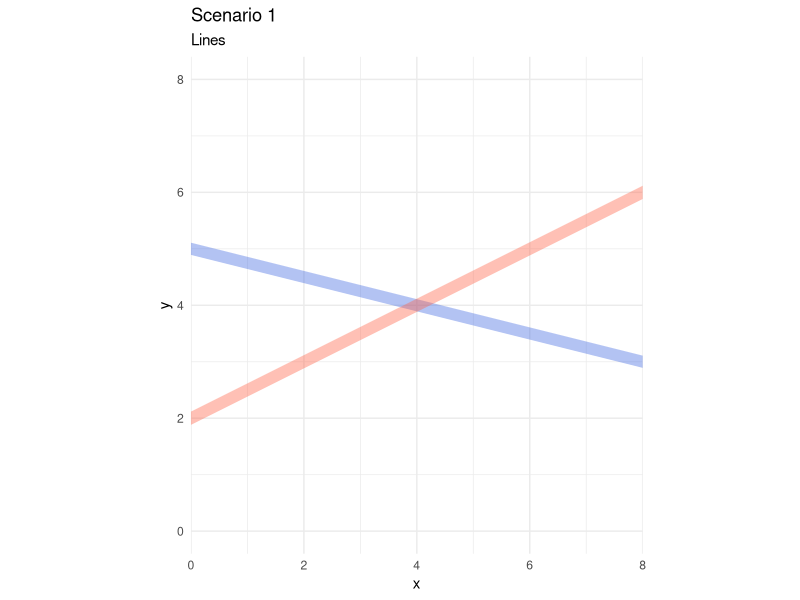
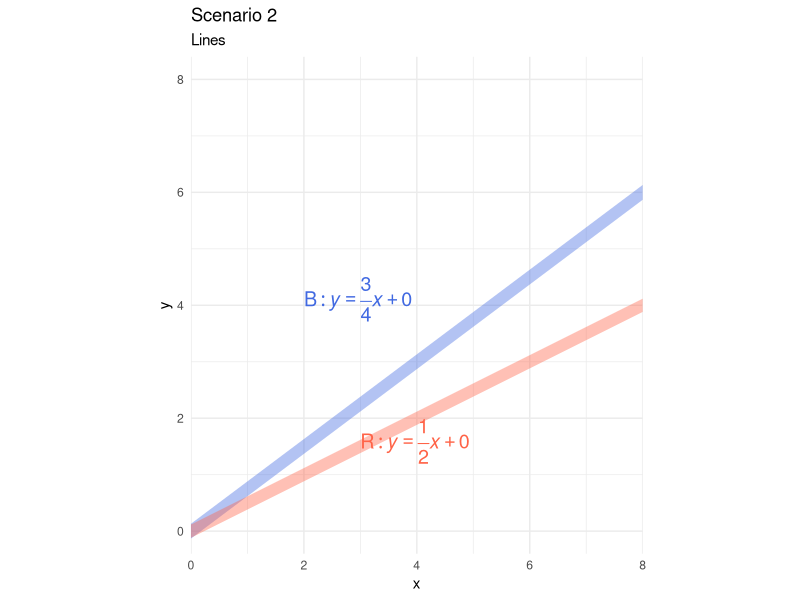
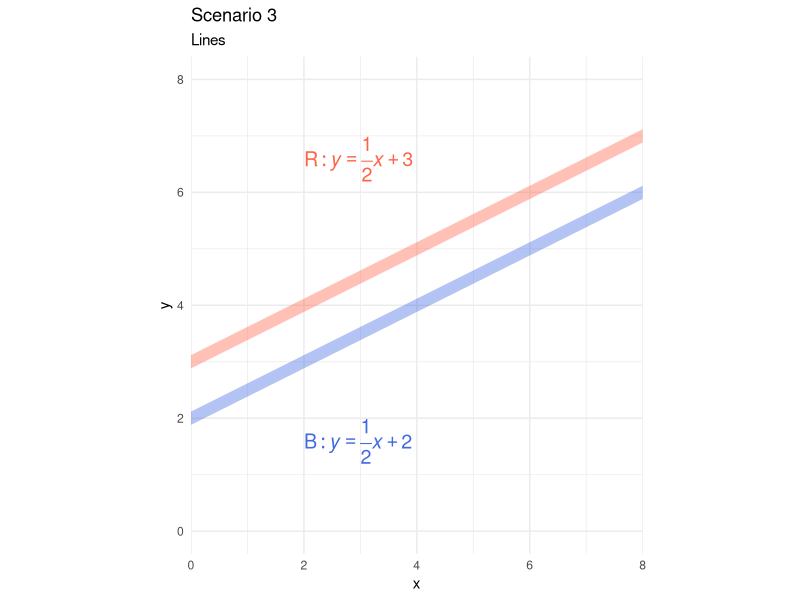
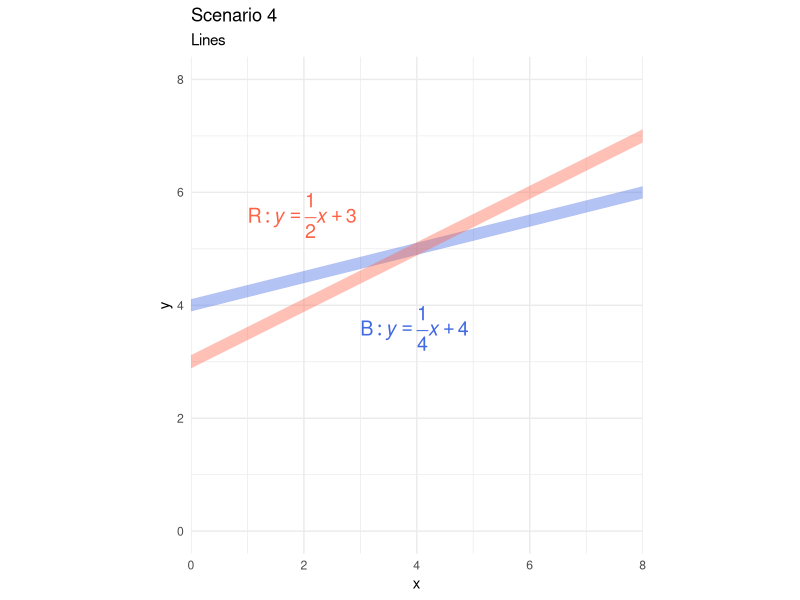
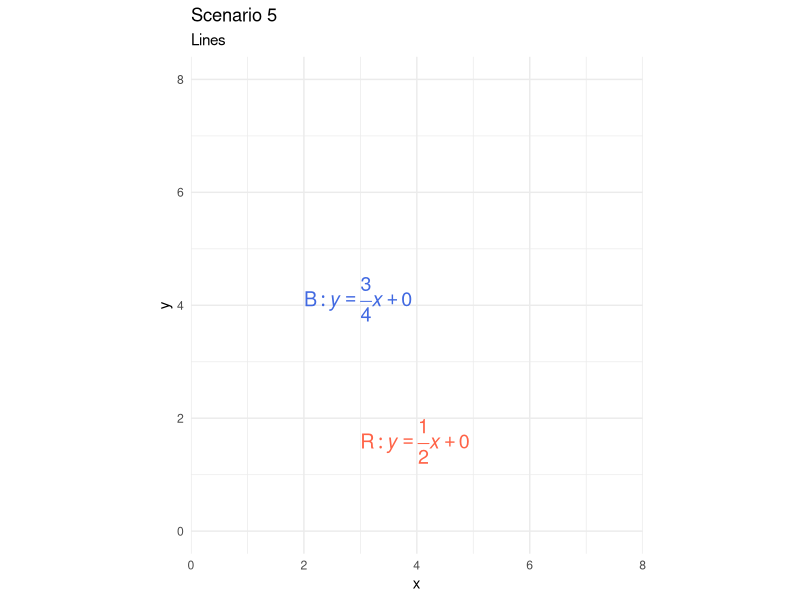
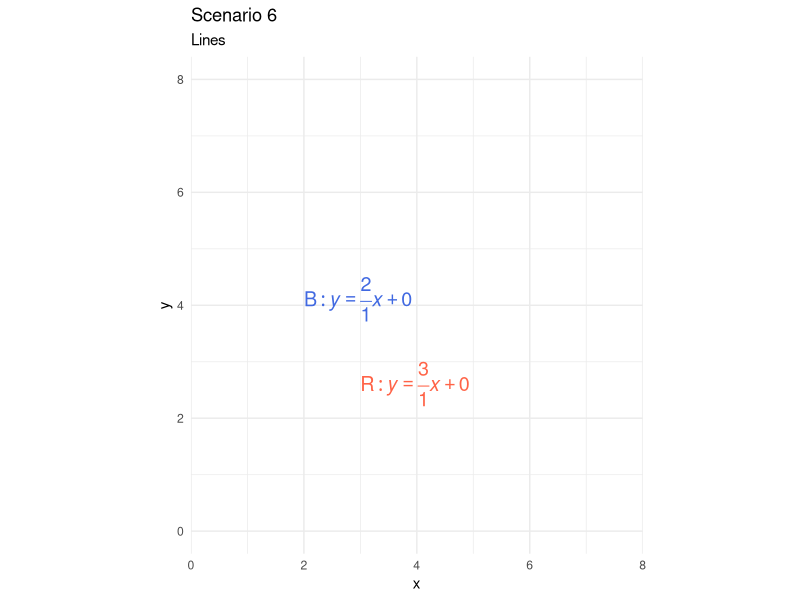
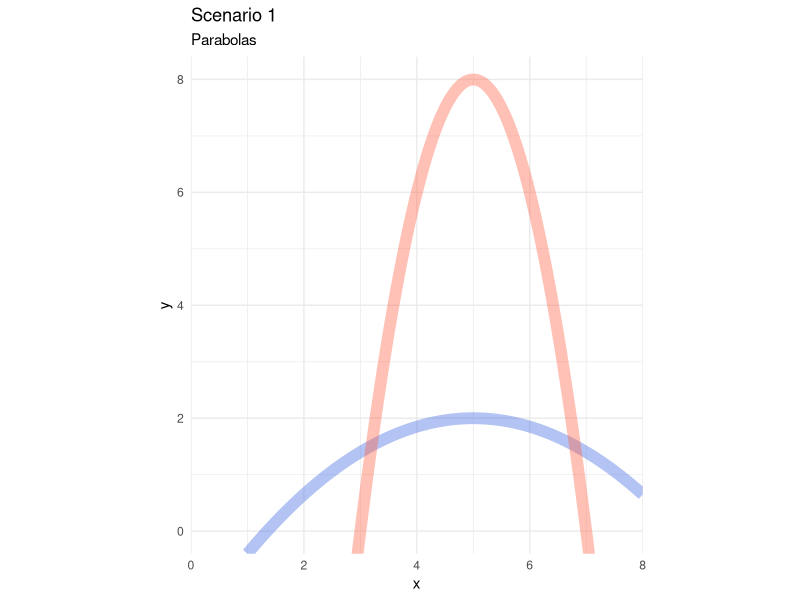
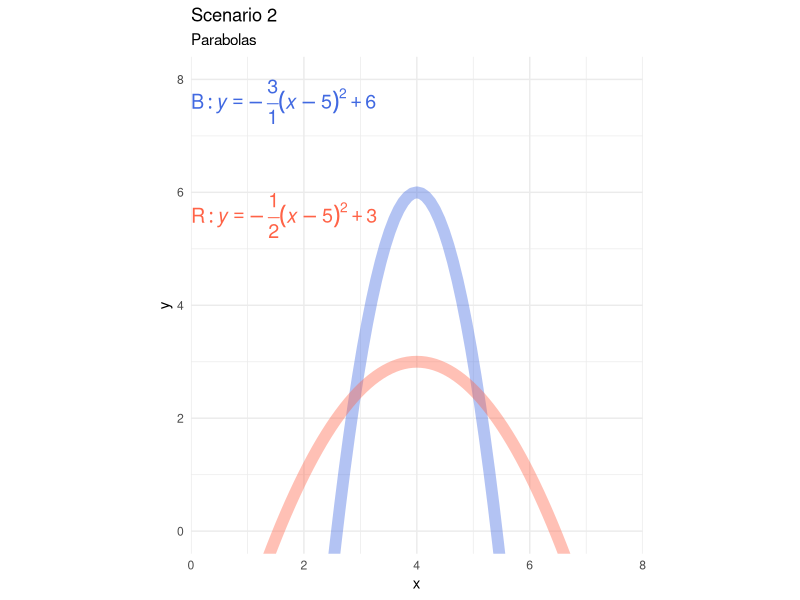

Recreate these plots in R, in order.
## ---- chunk 1
#| echo: false
library(ggplot2)
d       <- tibble::tibble(x = 1:8, y = (1:8)/8)
color_a <- "royalblue"
color_b <- "tomato"
color_a_light <- scales::alpha(color_a, .4)
color_b_light <- scales::alpha(color_b, .4)
line_width    <- 4
## ---- chunk 2
#| echo: false
#| layout-ncol: 2
ggplot(d, aes(x = x, y = y)) +
  geom_line(color = "transparent") +
  geom_abline(slope = -.25, intercept = 5, color = color_a_light, linewidth = line_width) +
  geom_abline(slope = .50, intercept = 2, color = color_b_light, linewidth = line_width) +
  # annotate(
  #   "text", 
  #   label="B: italic(y) == over(3, 4)*italic(x) + 0", 
  #   x = 2, y = 4.5, 
  #   parse=T, size=5, hjust=0, vjust=1, color=color_a
  # ) +
  # annotate(
  #   "text", 
  #   label="R: italic(y) == over(1, 2)*italic(x) + 0", 
  #   x = 6, y = 3, 
  #   parse=T, size=5, hjust=0, vjust=1, color=color_b
  # ) +
  scale_x_continuous(expand = expansion(add = 0)) +
  coord_fixed(xlim = c(0, 8), ylim = c(0, 8)) +
  theme_minimal() +
  labs(
    title    = "Scenario 1", 
    subtitle = "Lines", 
    y        = "y"
  )

ggplot(d, aes(x = x, y = y)) +
  # geom_line() +
  geom_abline(slope = .75, intercept = 0, color = color_a_light, linewidth = line_width) +
  geom_abline(slope = .50, intercept = 0, color = color_b_light, linewidth = line_width) +
  annotate(
    "text", 
    label="B: italic(y) == over(3, 4)*italic(x) + 0", 
    x = 2, y = 4.5, 
    parse=T, size=5, hjust=0, vjust=1, color=color_a
  ) +
  annotate(
    "text", 
    label="R: italic(y) == over(1, 2)*italic(x) + 0", 
    x = 3, y = 2, 
    parse=T, size=5, hjust=0, vjust=1, color=color_b
  ) +
  scale_x_continuous(expand = expansion(add = 0)) +
  coord_fixed(xlim = c(0, 8), ylim = c(0, 8)) +
  theme_minimal() +
  labs(
    title    = "Scenario 2", 
    subtitle = "Lines", 
    y        = "y"
  )

ggplot(d, aes(x = x, y = y)) +
  # geom_line() +
  geom_abline(slope = .50, intercept = 2, color = color_a_light, linewidth = line_width) +
  geom_abline(slope = .50, intercept = 3, color = color_b_light, linewidth = line_width) +
  annotate(
    "text", 
    label="B: italic(y) == over(1, 2)*italic(x) + 2", 
    x = 2, y = 2, 
    parse=T, size=5, hjust=0, vjust=1, color=color_a
  ) +
  annotate(
    "text", 
    label="R: italic(y) == over(1, 2)*italic(x) + 3", 
    x = 2, y = 7, 
    parse=T, size=5, hjust=0, vjust=1, color=color_b
  ) +
  scale_x_continuous(expand = expansion(add = 0)) +
  coord_fixed(xlim = c(0, 8), ylim = c(0, 8)) +
  theme_minimal() +
  labs(
    title    = "Scenario 3", 
    subtitle = "Lines", 
    y        = "y"
  )

ggplot(d, aes(x = x, y = y)) +
  # geom_line() +
  geom_abline(slope = .25, intercept = 4, color = color_a_light, linewidth = line_width) +
  geom_abline(slope = .50, intercept = 3, color = color_b_light, linewidth = line_width) +
  annotate(
    "text", 
    label="B: italic(y) == over(1, 4)*italic(x) + 4", 
    x = 3, y = 4, 
    parse=T, size=5, hjust=0, vjust=1, color=color_a
  ) +
  annotate(
    "text", 
    label="R: italic(y) == over(1, 2)*italic(x) + 3", 
    x = 1, y = 6, 
    parse=T, size=5, hjust=0, vjust=1, color=color_b
  ) +
  scale_x_continuous(expand = expansion(add = 0)) +
  coord_fixed(xlim = c(0, 8), ylim = c(0, 8)) +
  theme_minimal() +
  labs(
    title    = "Scenario 4", 
    subtitle = "Lines", 
    y        = "y"
  )


ggplot(d, aes(x = x, y = y)) +
  # geom_line() +
  # geom_abline(slope = .50, intercept = 2, color = color_a_light, linewidth = line_width) +
  # geom_abline(slope = .50, intercept = 3, color = color_b_light, linewidth = line_width) +
  annotate(
    "text", 
    label="B: italic(y) == over(3, 4)*italic(x) + 0", 
    x = 2, y = 4.5, 
    parse=T, size=5, hjust=0, vjust=1, color=color_a
  ) +
  annotate(
    "text", 
    label="R: italic(y) == over(1, 2)*italic(x) + 0", 
    x = 3, y = 2, 
    parse=T, size=5, hjust=0, vjust=1, color=color_b
  ) +
  scale_x_continuous(expand = expansion(add = 0)) +
  coord_fixed(xlim = c(0, 8), ylim = c(0, 8)) +
  theme_minimal() +
  labs(
    title    = "Scenario 5", 
    subtitle = "Lines", 
    y        = "y"
  )

ggplot(d, aes(x = x, y = y)) +
  # geom_line() +
  # geom_abline(slope = .50, intercept = 2, color = color_a_light, linewidth = line_width) +
  # geom_abline(slope = .50, intercept = 3, color = color_b_light, linewidth = line_width) +
  annotate(
    "text", 
    label="B: italic(y) == over(2, 1)*italic(x) + 0", 
    x = 2, y = 4.5, 
    parse=T, size=5, hjust=0, vjust=1, color=color_a
  ) +
  annotate(
    "text", 
    label="R: italic(y) == over(3, 1)*italic(x) + 0", 
    x = 3, y = 3, 
    parse=T, size=5, hjust=0, vjust=1, color=color_b
  ) +
  scale_x_continuous(expand = expansion(add = 0)) +
  coord_fixed(xlim = c(0, 8), ylim = c(0, 8)) +
  theme_minimal() +
  labs(
    title    = "Scenario 6", 
    subtitle = "Lines", 
    y        = "y"
  )
## ---- chunk 3
#| echo: false
#| layout-ncol: 2
ggplot(d, aes(x = x, y = y)) +
  geom_line(color = "transparent") +
  geom_function(fun = \(x) -.15 * (x - 5)^2  + 2, color = color_a_light, linewidth = line_width) +
  geom_function(fun = \(x) -2 * (x - 5)^2  + 8, color = color_b_light, linewidth = line_width) +
  # annotate(
  #   "text",
  #   label="B: italic(y) == -over(3, 1)*(italic(x) - 5)^2 + 6",
  #   x = 0, y = 8,
  #   parse=T, size=5, hjust=0, vjust=1, color=color_a
  # ) +
  # annotate(
  #   "text",
  #   label="R: italic(y) == -over(1, 2)*(italic(x)-5)^2 + 3",
  #   x = 0, y = 6,
  #   parse=T, size=5, hjust=0, vjust=1, color=color_b
  # ) +
  scale_x_continuous(expand = expansion(add = 0)) +
  coord_fixed(xlim = c(0, 8), ylim = c(0, 8)) +
  theme_minimal() +
  labs(
    title    = "Scenario 1", 
    subtitle = "Parabolas", 
    y        = "y"
  )
ggplot(d, aes(x = x, y = y)) +
  geom_line(color = "transparent") +
  geom_function(fun = \(x) -3 * (x - 4)^2  + 6, color = color_a_light, linewidth = line_width) +
  geom_function(fun = \(x) -.5 * (x - 4)^2  + 3, color = color_b_light, linewidth = line_width) +
  annotate(
    "text",
    label="B: italic(y) == -over(3, 1)*(italic(x) - 5)^2 + 6",
    x = 0, y = 8,
    parse=T, size=5, hjust=0, vjust=1, color=color_a
  ) +
  annotate(
    "text",
    label="R: italic(y) == -over(1, 2)*(italic(x)-5)^2 + 3",
    x = 0, y = 6,
    parse=T, size=5, hjust=0, vjust=1, color=color_b
  ) +
  scale_x_continuous(expand = expansion(add = 0)) +
  coord_fixed(xlim = c(0, 8), ylim = c(0, 8)) +
  theme_minimal() +
  labs(
    title    = "Scenario 2", 
    subtitle = "Parabolas", 
    y        = "y"
  )
ggplot(d, aes(x = x, y = y)) +
  geom_line(color = "transparent") +
  geom_function(fun = \(x) -1 * (x - 2)^2  + 3, color = color_a_light, linewidth = line_width) +
  geom_function(fun = \(x) -1 * (x - 5)^2  + 3, color = color_b_light, linewidth = line_width) +
  annotate(
    "text",
    label="B: italic(y) == -over(1, 1)*(italic(x) - 2)^2 + 3",
    x = 0, y = 8,
    parse=T, size=5, hjust=0, vjust=1, color=color_a
  ) +
  annotate(
    "text",
    label="R: italic(y) == -over(1, 1)*(italic(x)-5)^2 + 3",
    x = 0, y = 6,
    parse=T, size=5, hjust=0, vjust=1, color=color_b
  ) +
  scale_x_continuous(expand = expansion(add = 0)) +
  coord_fixed(xlim = c(0, 8), ylim = c(0, 8)) +
  theme_minimal() +
  labs(
    title    = "Scenario 3", 
    subtitle = "Parabolas", 
    y        = "y"
  )
ggplot(d, aes(x = x, y = y)) +
  geom_line(color = "transparent") +
  geom_function(fun = \(x) -2 * (x - 2)^2  + 3, color = color_a_light, linewidth = line_width) +
  geom_function(fun = \(x) -2 * (x - 3)^2  + 6, color = color_b_light, linewidth = line_width) +
  annotate(
    "text",
    label="B: italic(y) == -over(2, 1)*(italic(x) - 2)^2 + 3",
    x = 0, y = 8,
    parse=T, size=5, hjust=0, vjust=1, color=color_a
  ) +
  annotate(
    "text",
    label="R: italic(y) == -over(2, 1)*(italic(x) - 3)^2 + 6",
    x = 0, y = 6,
    parse=T, size=5, hjust=0, vjust=1, color=color_b
  ) +
  scale_x_continuous(expand = expansion(add = 0)) +
  coord_fixed(xlim = c(0, 8), ylim = c(0, 8)) +
  theme_minimal() +
  labs(
    title    = "Scenario 4", 
    subtitle = "Parabolas", 
    y        = "y"
  )

ggplot(d, aes(x = x, y = y)) +
  geom_line(color = "transparent") +
  # geom_function(fun = \(x) -6 * (x - 2)^2  + 3, color = color_a_light, linewidth = line_width) +
  # geom_function(fun = \(x) -1 * (x - 3)^2  + 3, color = color_b_light, linewidth = line_width) +
  annotate(
    "text",
    label="B: italic(y) == -over(6, 1)*(italic(x) - 2)^2 + 3",
    x = 0, y = 8,
    parse=T, size=5, hjust=0, vjust=1, color=color_a
  ) +
  annotate(
    "text",
    label="R: italic(y) == -over(1, 1)*(italic(x) - 3)^2 + 3",
    x = 0, y = 6,
    parse=T, size=5, hjust=0, vjust=1, color=color_b
  ) +
  scale_x_continuous(expand = expansion(add = 0)) +
  coord_fixed(xlim = c(0, 8), ylim = c(0, 8)) +
  theme_minimal() +
  labs(
    title    = "Scenario 5", 
    subtitle = "Parabolas", 
    y        = "y"
  )
